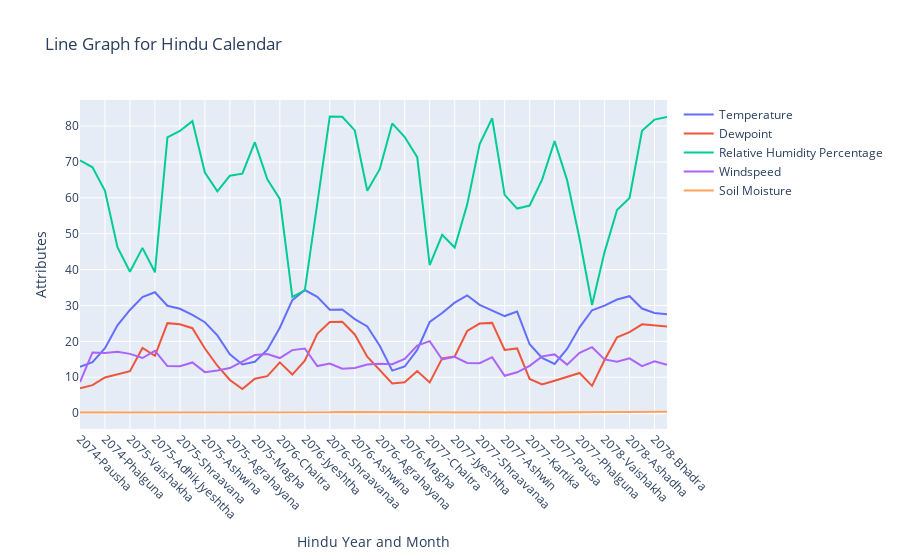

Here is the notebook cell this chart was saved with:
### Code cell
# PLOT FOR HINDU CALENDAR

df = df_hindu_monthly
# Create traces for temperature and dewpoint
temp_trace = go.Scatter(x=df['vikramSamvat'].astype(str) + '-' + df['hinduMonthName'], y=df['temperature'], mode='lines', name='Temperature')
dew_trace = go.Scatter(x=df['vikramSamvat'].astype(str) + '-' + df['hinduMonthName'], y=df['dewpoint'], mode='lines', name='Dewpoint')
relative_humidity_percentage_trace = go.Scatter(x=df['vikramSamvat'].astype(str) + '-' + df['hinduMonthName'], y=df['relativeHumidityPercentage'], mode='lines', name='Relative Humidity Percentage')
windspeed_trace = go.Scatter(x=df['vikramSamvat'].astype(str) + '-' + df['hinduMonthName'], y=df['windspeed'], mode='lines', name='Windspeed')
soil_moisture_trace = go.Scatter(x=df['vikramSamvat'].astype(str) + '-' + df['hinduMonthName'], y=df['soil_moisture'], mode='lines', name='Soil Moisture')

# Create a layout with x and y axis labels
layout = go.Layout(title='Line Graph for Hindu Calendar', xaxis_title='Hindu Year and Month', yaxis_title='Attributes', xaxis=dict(tickangle=45))

# Create a figure with both traces and the layout
fig = go.Figure(data=[temp_trace, dew_trace, relative_humidity_percentage_trace, windspeed_trace, soil_moisture_trace], layout=layout)

# Show the figure
fig.show()

### Figure 1 — Plotly figure (JSON) as saved in the notebook; plotly's stock layout.template omitted (floating-point values rounded to 4 significant figures)
{"data": [{"mode": "lines", "name": "Temperature", "type": "scatter", "x": ["2074-Pausha", "2074-Magha", "2074-Phalguna", "2075-Chaitra", "2075-Vaishakha", "2075-Jyeshtha", "2075-Adhik Jyeshtha", "2075-Ashadha", "2075-Shraavana", "2075-Bhadra", "2075-Ashwina", "2075-Kartika", "2075-Agrahayana", "2075-Pausa", "2075-Magha", "2075-Phalguna", "2076-Chaitra", "2076-Vaishakha", "2076-Jyeshtha", "2076-Ashadha", "2076-Shraavanaa", "2076-Bhadra", "2076-Ashwina", "2076-Kartika", "2076-Agrahayana", "2076-Pausa", "2076-Magha", "2076-Phalguna", "2077-Chaitra", "2077-Vaishakha", "2077-Jyeshtha", "2077-Ashadha", "2077-Shraavanaa", "2077-Bhadra", "2077-Ashwin", "2077-Ashwin Adhik", "2077-Kartika", "2077-Agrahayana", "2077-Pausa", "2077-Magha", "2077-Phalguna", "2078-Chaitra", "2078-Vaishakha", "2078-Jyeshtha", "2078-Ashadha", "2078-Shraavanaa", "2078-Bhadra", "2078-Ashwina"], "y": [12.94, 14.19, 18.08, 24.48, 28.76, 32.36, 33.7, 29.91, 29.07, 27.37, 25.34, 21.67, 16.37, 13.55, 14.32, 17.7, 23.81, 31.47, 34.31, 32.43, 28.81, 28.87, 26.21, 24.15, 18.8, 11.84, 13.0, 17.63, 25.4, 27.89, 30.78, 32.83, 30.16, 28.66, 27.05, 28.31, 19.19, 15.41, 13.7, 17.9, 23.91, 28.68, 29.96, 31.67, 32.58, 29.14, 27.93, 27.53]}, {"mode": "lines", "name": "Dewpoint", "type": "scatter", "x": ["2074-Pausha", "2074-Magha", "2074-Phalguna", "2075-Chaitra", "2075-Vaishakha", "2075-Jyeshtha", "2075-Adhik Jyeshtha", "2075-Ashadha", "2075-Shraavana", "2075-Bhadra", "2075-Ashwina", "2075-Kartika", "2075-Agrahayana", "2075-Pausa", "2075-Magha", "2075-Phalguna", "2076-Chaitra", "2076-Vaishakha", "2076-Jyeshtha", "2076-Ashadha", "2076-Shraavanaa", "2076-Bhadra", "2076-Ashwina", "2076-Kartika", "2076-Agrahayana", "2076-Pausa", "2076-Magha", "2076-Phalguna", "2077-Chaitra", "2077-Vaishakha", "2077-Jyeshtha", "2077-Ashadha", "2077-Shraavanaa", "2077-Bhadra", "2077-Ashwin", "2077-Ashwin Adhik", "2077-Kartika", "2077-Agrahayana", "2077-Pausa", "2077-Magha", "2077-Phalguna", "2078-Chaitra", "2078-Vaishakha", "2078-Jyeshtha", "2078-Ashadha", "2078-Shraavanaa", "2078-Bhadra", "2078-Ashwina"], "y": [6.9, 7.802, 9.949, 10.84, 11.7, 18.17, 15.97, 25.07, 24.77, 23.67, 18.0, 13.21, 9.246, 6.709, 9.614, 10.3, 14.16, 10.75, 14.65, 22.12, 25.41, 25.44, 21.92, 15.73, 12.14, 8.284, 8.603, 11.73, 8.56, 15.28, 15.77, 22.9, 24.97, 25.15, 17.61, 18.03, 9.537, 7.979, 9.047, 10.08, 11.18, 7.597, 14.79, 21.16, 22.56, 24.76, 24.34, 24.14]}, {"mode": "lines", "name": "Relative Humidity Percentage", "type": "scatter", "x": ["2074-Pausha", "2074-Magha", "2074-Phalguna", "2075-Chaitra", "2075-Vaishakha", "2075-Jyeshtha", "2075-Adhik Jyeshtha", "2075-Ashadha", "2075-Shraavana", "2075-Bhadra", "2075-Ashwina", "2075-Kartika", "2075-Agrahayana", "2075-Pausa", "2075-Magha", "2075-Phalguna", "2076-Chaitra", "2076-Vaishakha", "2076-Jyeshtha", "2076-Ashadha", "2076-Shraavanaa", "2076-Bhadra", "2076-Ashwina", "2076-Kartika", "2076-Agrahayana", "2076-Pausa", "2076-Magha", "2076-Phalguna", "2077-Chaitra", "2077-Vaishakha", "2077-Jyeshtha", "2077-Ashadha", "2077-Shraavanaa", "2077-Bhadra", "2077-Ashwin", "2077-Ashwin Adhik", "2077-Kartika", "2077-Agrahayana", "2077-Pausa", "2077-Magha", "2077-Phalguna", "2078-Chaitra", "2078-Vaishakha", "2078-Jyeshtha", "2078-Ashadha", "2078-Shraavanaa", "2078-Bhadra", "2078-Ashwina"], "y": [70.41, 68.5, 61.94, 46.22, 39.42, 46.06, 39.24, 76.84, 78.62, 81.37, 67.03, 61.81, 66.17, 66.74, 75.5, 65.15, 59.66, 32.36, 34.19, 57.87, 82.67, 82.6, 78.78, 61.95, 67.99, 80.74, 76.93, 71.32, 41.23, 49.7, 46.14, 58.12, 74.99, 82.17, 60.82, 57.0, 57.85, 65.09, 75.85, 64.94, 48.6, 30.14, 44.88, 56.6, 59.95, 78.66, 81.79, 82.53]}, {"mode": "lines", "name": "Windspeed", "type": "scatter", "x": ["2074-Pausha", "2074-Magha", "2074-Phalguna", "2075-Chaitra", "2075-Vaishakha", "2075-Jyeshtha", "2075-Adhik Jyeshtha", "2075-Ashadha", "2075-Shraavana", "2075-Bhadra", "2075-Ashwina", "2075-Kartika", "2075-Agrahayana", "2075-Pausa", "2075-Magha", "2075-Phalguna", "2076-Chaitra", "2076-Vaishakha", "2076-Jyeshtha", "2076-Ashadha", "2076-Shraavanaa", "2076-Bhadra", "2076-Ashwina", "2076-Kartika", "2076-Agrahayana", "2076-Pausa", "2076-Magha", "2076-Phalguna", "2077-Chaitra", "2077-Vaishakha", "2077-Jyeshtha", "2077-Ashadha", "2077-Shraavanaa", "2077-Bhadra", "2077-Ashwin", "2077-Ashwin Adhik", "2077-Kartika", "2077-Agrahayana", "2077-Pausa", "2077-Magha", "2077-Phalguna", "2078-Chaitra", "2078-Vaishakha", "2078-Jyeshtha", "2078-Ashadha", "2078-Shraavanaa", "2078-Bhadra", "2078-Ashwina"], "y": [8.653, 16.92, 16.78, 17.08, 16.52, 15.36, 17.38, 13.13, 13.05, 14.12, 11.43, 11.87, 12.56, 14.38, 16.18, 16.46, 15.35, 17.57, 18.02, 13.12, 13.81, 12.36, 12.57, 13.56, 13.77, 13.62, 15.12, 18.83, 20.08, 14.95, 15.71, 13.99, 13.92, 15.59, 10.41, 11.38, 13.19, 15.83, 16.37, 13.52, 16.82, 18.38, 14.98, 14.35, 15.26, 13.1, 14.44, 13.51]}, {"mode": "lines", "name": "Soil Moisture", "type": "scatter", "x": ["2074-Pausha", "2074-Magha", "2074-Phalguna", "2075-Chaitra", "2075-Vaishakha", "2075-Jyeshtha", "2075-Adhik Jyeshtha", "2075-Ashadha", "2075-Shraavana", "2075-Bhadra", "2075-Ashwina", "2075-Kartika", "2075-Agrahayana", "2075-Pausa", "2075-Magha", "2075-Phalguna", "2076-Chaitra", "2076-Vaishakha", "2076-Jyeshtha", "2076-Ashadha", "2076-Shraavanaa", "2076-Bhadra", "2076-Ashwina", "2076-Kartika", "2076-Agrahayana", "2076-Pausa", "2076-Magha", "2076-Phalguna", "2077-Chaitra", "2077-Vaishakha", "2077-Jyeshtha", "2077-Ashadha", "2077-Shraavanaa", "2077-Bhadra", "2077-Ashwin", "2077-Ashwin Adhik", "2077-Kartika", "2077-Agrahayana", "2077-Pausa", "2077-Magha", "2077-Phalguna", "2078-Chaitra", "2078-Vaishakha", "2078-Jyeshtha", "2078-Ashadha", "2078-Shraavanaa", "2078-Bhadra", "2078-Ashwina"], "y": [0.214, 0.2076, 0.1959, 0.1873, 0.1729, 0.1675, 0.1668, 0.1754, 0.2683, 0.3325, 0.3246, 0.2675, 0.2371, 0.2206, 0.2123, 0.2096, 0.2258, 0.1773, 0.1697, 0.1665, 0.2563, 0.3402, 0.3031, 0.2613, 0.2317, 0.2207, 0.2253, 0.2299, 0.2106, 0.2204, 0.1917, 0.1785, 0.1749, 0.2317, 0.2391, 0.2379, 0.1943, 0.1866, 0.1831, 0.1796, 0.1729, 0.1674, 0.1668, 0.1687, 0.1724, 0.3059, 0.3277, 0.3585]}], "layout": {"title": {"text": "Line Graph for Hindu Calendar"}, "xaxis": {"tickangle": 45, "title": {"text": "Hindu Year and Month"}}, "yaxis": {"title": {"text": "Attributes"}}}}
